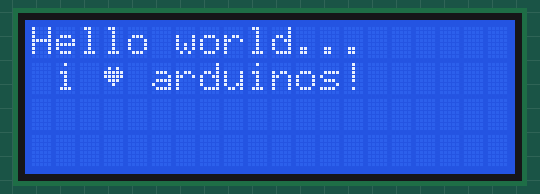
A sketch run on a simulated ESP32. On the bench: 20×4 character LCD.

Above: at 0.2 s.
At 5.2 s:
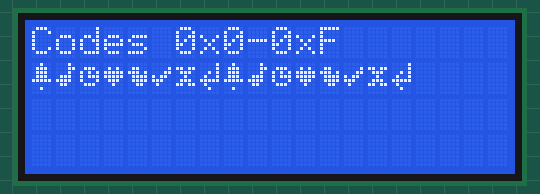
At 9.3 s:
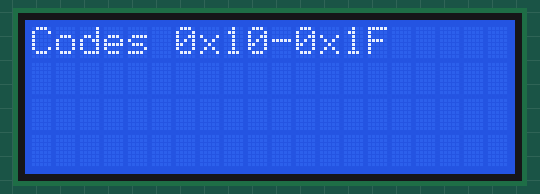
At 17.3 s:
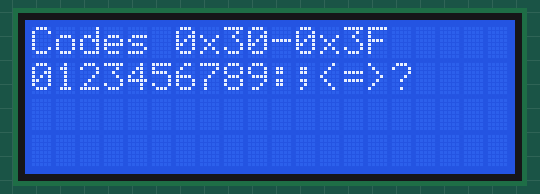
At 25.4 s:
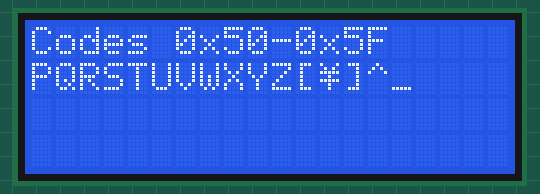
At 37.5 s:
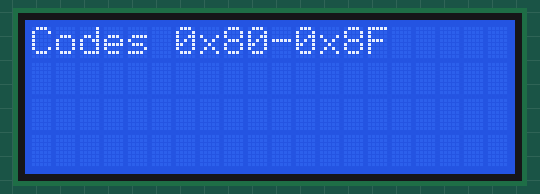

The sketch:

ESP32_LCD_CustomChars.ino
```cpp
//YWROBOT
//Compatible with the Arduino IDE 1.0
//Library version:1.1
#include <Wire.h>
#include <LiquidCrystal_I2C.h>

#if defined(ARDUINO) && ARDUINO >= 100
#define printByte(args)  write(args);
#else
#define printByte(args)  print(args,BYTE);
#endif

uint8_t bellChar[8]  = {0x4,0xe,0xe,0xe,0x1f,0x0,0x4};
uint8_t noteChar[8]  = {0x2,0x3,0x2,0xe,0x1e,0xc,0x0};
uint8_t clockChar[8] = {0x0,0xe,0x15,0x17,0x11,0xe,0x0};
uint8_t heartChar[8] = {0x0,0xa,0x1f,0x1f,0xe,0x4,0x0};
uint8_t duckChar[8]  = {0x0,0xc,0x1d,0xf,0xf,0x6,0x0};
uint8_t checkChar[8] = {0x0,0x1,0x3,0x16,0x1c,0x8,0x0};
uint8_t crossChar[8] = {0x0,0x1b,0xe,0x4,0xe,0x1b,0x0};
uint8_t retarrowChar[8] = {	0x1,0x1,0x5,0x9,0x1f,0x8,0x4};

LiquidCrystal_I2C lcd(0x27,20,4);  // set the LCD address to 0x27 for a 16 chars and 2 line display
#define I2C_SDA 21
#define I2C_SCL 22

void setup()
{
  Wire.begin(I2C_SDA, I2C_SCL);
  lcd.init();                      // initialize the lcd
  lcd.backlight();

  lcd.createChar(0, bellChar);
  lcd.createChar(1, noteChar);
  lcd.createChar(2, clockChar);
  lcd.createChar(3, heartChar);
  lcd.createChar(4, duckChar);
  lcd.createChar(5, checkChar);
  lcd.createChar(6, crossChar);
  lcd.createChar(7, retarrowChar);
  lcd.home();

  lcd.print("Hello world...");
  lcd.setCursor(0, 1);
  lcd.print(" i ");
  lcd.printByte(3);
  lcd.print(" arduinos!");
  delay(5000);
  displayKeyCodes();

}

// display all keycodes
void displayKeyCodes(void) {
  uint8_t i = 0;
  while (1) {
    lcd.clear();
    lcd.print("Codes 0x"); lcd.print(i, HEX);
    lcd.print("-0x"); lcd.print(i+15, HEX);
    lcd.setCursor(0, 1);
    for (int j=0; j<16; j++) {
      lcd.printByte(i+j);
    }
    i+=16;

    delay(4000);
  }
}

void loop()
{

}
```

Measured:
- what the display in image 1 shows lasts 4.0 s, from 5.2 s to 9.2 s
